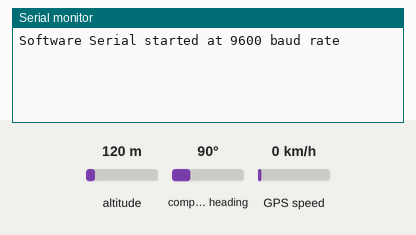
Simulated run of this sketch. Board: ESP8266 (NodeMCU). On the bench: the last lines printed to the serial monitor. The inputs (shaded band) are chosen by the test bench; at power-on: GPS speed 0 km/h, altitude 120 m, compass heading 90°. WiFi joins after 1.5 s; servers stay silent unless stated; the GPS gets a fix after 3 s at 37.7749, -122.4194 with 8 satellites.

Above: at 2.7 s.
2.8 s: GPS speed set to 2 km/h
At 4.0 s:
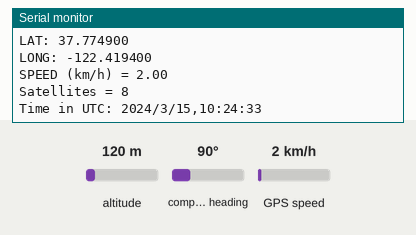
5.0 s: GPS speed set to 30 km/h
At 6.3 s:
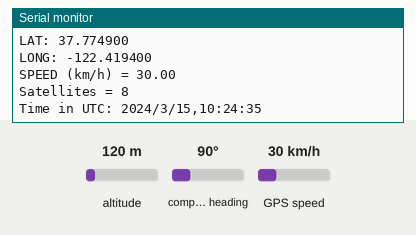
Timing chart, 0 to 8.0 s (numbered marks = the images above; inputs shaded):
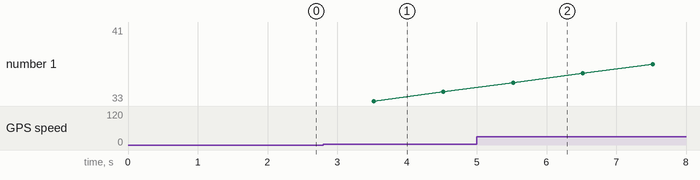

The sketch:

mainGPS.ino
```cpp
#include <TinyGPS++.h>
#include <SoftwareSerial.h>  // Include SoftwareSerial library
#include "thingProperties.h"

// Define the RX and TX pins for Software Serial 2
#define RX D2
#define TX D3
#define GPS_BAUD 9600

TinyGPSPlus gps;
SoftwareSerial gpsSerial(RX, TX);

void setup() {
  Serial.begin(115200);
  gpsSerial.begin(GPS_BAUD);
  Serial.println("Software Serial started at 9600 baud rate");
  delay(1500);
  initProperties();          // Initialize properties for Arduino IoT Cloud
  ArduinoCloud.begin(ArduinoIoTPreferredConnection);  // Start cloud connection
  setDebugMessageLevel(2);   // Set debug message level for cloud info
  ArduinoCloud.printDebugInfo(); // Print debug information
}


void loop() {
  ArduinoCloud.update();
  while (gpsSerial.available() > 0) {
      gps.encode(gpsSerial.read());
  }

  if (gps.location.isUpdated()) {
      Serial.print("LAT: ");
      Serial.println(gps.location.lat(), 6);
      Serial.print("LONG: ");
      Serial.println(gps.location.lng(), 6);
      locationdetail = {gps.location.lat(), gps.location.lng()};
      Serial.print("SPEED (km/h) = ");
      Serial.println(gps.speed.kmph());
      speed = gps.speed.kmph();
      Serial.print("Satellites = ");
      Serial.println(gps.satellites.value());
      satellite=gps.satellites.value();
      Serial.print("Time in UTC: ");
      Serial.println(String(gps.date.year()) + "/" + String(gps.date.month()) + "/" + String(gps.date.day()) + "," + String(gps.time.hour()) + ":" + String(gps.time.minute()) + ":" + String(gps.time.second()));
      Serial.println("");
      gPS_Time = String(gps.date.year()) + "/" +
                  String(gps.date.month()) + "/" +
                  String(gps.date.day()) + "," +
                  String(gps.time.hour()) + ":" +
                  String(gps.time.minute()) + ":" +
                  String(gps.time.second());

  }
}
```

arduino_secrets.h
```cpp
/*****************************************************************************************
 * ****** Strictly Recomended use Directly download File from Arduino IOT Cloud **********
 * ***************************************************************************************
 */


#define SECRET_DEVICE_KEY ""
#define SECRET_OPTIONAL_PASS ""
#define SECRET_SSID "SKV Home"
```

thingProperties.h
```cpp
/*****************************************************************************************
 * ****** Strictly Recomended use Directly download File from Arduino IOT Cloud **********
 * ***************************************************************************************
 */

#include <ArduinoIoTCloud.h>
#include <Arduino_ConnectionHandler.h>
#include "arduino_secrets.h"

const char DEVICE_LOGIN_NAME[] = "####-####-#####-#####"; // Replace with your id or Directly download from Arduino IOT Cloud

const char SSID[] = SECRET_SSID;          // Network SSID (name)
const char PASS[] = SECRET_OPTIONAL_PASS; // Network password (use for WPA, or use as key for WEP)
const char DEVICE_KEY[] = SECRET_DEVICE_KEY; // Secret device password
String gPS_Time;
float speed;
int satellite;
CloudLocation locationdetail;

void onGPSTimeChange(){

}
void onSpeedChange(){

}
void onSatelliteChange(){

}
void onLocationdetailChange(){

}

void initProperties(){

  ArduinoCloud.setBoardId(DEVICE_LOGIN_NAME);
  ArduinoCloud.setSecretDeviceKey(DEVICE_KEY);
  ArduinoCloud.addProperty(gPS_Time, READWRITE, ON_CHANGE, onGPSTimeChange);
  ArduinoCloud.addProperty(speed, READWRITE, ON_CHANGE, onSpeedChange);
  ArduinoCloud.addProperty(satellite, READWRITE, ON_CHANGE, onSatelliteChange);
  ArduinoCloud.addProperty(locationdetail, READWRITE, ON_CHANGE, onLocationdetailChange);

}

WiFiConnectionHandler ArduinoIoTPreferredConnection(SSID, PASS);
```

Measured:
- after the input at 2.8 s, the serial monitor: prints a new line after 0.72 s (image 1)
- after the input at 5.0 s, the serial monitor: prints a new line after 0.52 s (image 2)
